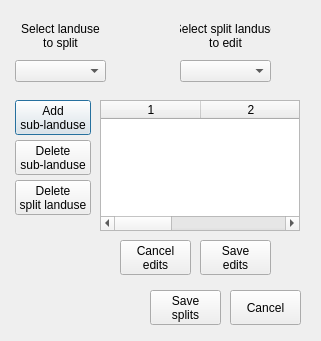
<?xml version="1.0" encoding="UTF-8"?>
<ui version="4.0">
 <class>SplitDialog</class>
 <widget class="QDialog" name="SplitDialog">
  <property name="geometry">
   <rect>
    <x>0</x>
    <y>0</y>
    <width>321</width>
    <height>341</height>
   </rect>
  </property>
  <property name="windowTitle">
   <string>Split Landuses</string>
  </property>
  <property name="windowIcon">
   <iconset resource="resources.qrc">
    <normaloff>:/plugins/qswat/QSWAT-Icon/QSWAT-Icon-SWAT-16.ico</normaloff>:/plugins/qswat/QSWAT-Icon/QSWAT-Icon-SWAT-16.ico</iconset>
  </property>
  <widget class="QTableWidget" name="table">
   <property name="geometry">
    <rect>
     <x>100</x>
     <y>100</y>
     <width>200</width>
     <height>131</height>
    </rect>
   </property>
   <property name="columnCount">
    <number>3</number>
   </property>
   <attribute name="verticalHeaderVisible">
    <bool>true</bool>
   </attribute>
   <attribute name="verticalHeaderDefaultSectionSize">
    <number>20</number>
   </attribute>
   <attribute name="verticalHeaderMinimumSectionSize">
    <number>19</number>
   </attribute>
   <column/>
   <column/>
   <column/>
  </widget>
  <widget class="QLabel" name="label_2">
   <property name="geometry">
    <rect>
     <x>15</x>
     <y>20</y>
     <width>91</width>
     <height>31</height>
    </rect>
   </property>
   <property name="inputMethodHints">
    <set>Qt::ImhNone</set>
   </property>
   <property name="text">
    <string>Select landuse
to split</string>
   </property>
   <property name="alignment">
    <set>Qt::AlignCenter</set>
   </property>
  </widget>
  <widget class="QComboBox" name="newCombo">
   <property name="geometry">
    <rect>
     <x>15</x>
     <y>60</y>
     <width>91</width>
     <height>22</height>
    </rect>
   </property>
   <property name="insertPolicy">
    <enum>QComboBox::InsertAlphabetically</enum>
   </property>
  </widget>
  <widget class="QComboBox" name="splitCombo">
   <property name="geometry">
    <rect>
     <x>180</x>
     <y>60</y>
     <width>91</width>
     <height>22</height>
    </rect>
   </property>
   <property name="insertPolicy">
    <enum>QComboBox::InsertAlphabetically</enum>
   </property>
  </widget>
  <widget class="QPushButton" name="addButton">
   <property name="geometry">
    <rect>
     <x>15</x>
     <y>100</y>
     <width>76</width>
     <height>35</height>
    </rect>
   </property>
   <property name="toolTip">
    <string>Add a sub-landuse to the split in the table.</string>
   </property>
   <property name="text">
    <string>Add
sub-landuse</string>
   </property>
  </widget>
  <widget class="QPushButton" name="deleteButton">
   <property name="geometry">
    <rect>
     <x>15</x>
     <y>140</y>
     <width>76</width>
     <height>35</height>
    </rect>
   </property>
   <property name="toolTip">
    <string>Remove the selected row from the table.  You can select a row by clicking in the table.</string>
   </property>
   <property name="text">
    <string>Delete
sub-landuse</string>
   </property>
  </widget>
  <widget class="QPushButton" name="deleteSplitButton">
   <property name="geometry">
    <rect>
     <x>15</x>
     <y>180</y>
     <width>76</width>
     <height>35</height>
    </rect>
   </property>
   <property name="toolTip">
    <string>Clear the table and remove the split from the current list of landuses to split.</string>
   </property>
   <property name="text">
    <string>Delete
split landuse</string>
   </property>
  </widget>
  <widget class="QPushButton" name="cancelEditButton">
   <property name="geometry">
    <rect>
     <x>120</x>
     <y>240</y>
     <width>71</width>
     <height>35</height>
    </rect>
   </property>
   <property name="toolTip">
    <string>Clear the table.</string>
   </property>
   <property name="text">
    <string>Cancel
edits</string>
   </property>
  </widget>
  <widget class="QPushButton" name="saveEditButton">
   <property name="geometry">
    <rect>
     <x>200</x>
     <y>240</y>
     <width>71</width>
     <height>35</height>
    </rect>
   </property>
   <property name="toolTip">
    <string>Save the table as a landuse to be split.  You must edit the percentages first so they sum to 100.</string>
   </property>
   <property name="text">
    <string>Save
edits</string>
   </property>
  </widget>
  <widget class="QLabel" name="label_3">
   <property name="geometry">
    <rect>
     <x>180</x>
     <y>20</y>
     <width>91</width>
     <height>31</height>
    </rect>
   </property>
   <property name="inputMethodHints">
    <set>Qt::ImhNone</set>
   </property>
   <property name="text">
    <string>Select split landuse
to edit</string>
   </property>
   <property name="alignment">
    <set>Qt::AlignCenter</set>
   </property>
  </widget>
  <widget class="QPushButton" name="cancelButton">
   <property name="geometry">
    <rect>
     <x>230</x>
     <y>290</y>
     <width>71</width>
     <height>35</height>
    </rect>
   </property>
   <property name="toolTip">
    <string>Leave the set of panduses to spliut as they were when this form was opened and exit.</string>
   </property>
   <property name="text">
    <string>Cancel</string>
   </property>
  </widget>
  <widget class="QPushButton" name="saveSplitsButton">
   <property name="geometry">
    <rect>
     <x>150</x>
     <y>290</y>
     <width>71</width>
     <height>35</height>
    </rect>
   </property>
   <property name="toolTip">
    <string>Save the current set of split landuses and exit.</string>
   </property>
   <property name="text">
    <string>Save
splits</string>
   </property>
  </widget>
 </widget>
 <resources>
  <include location="resources.qrc"/>
 </resources>
 <connections/>
</ui>
